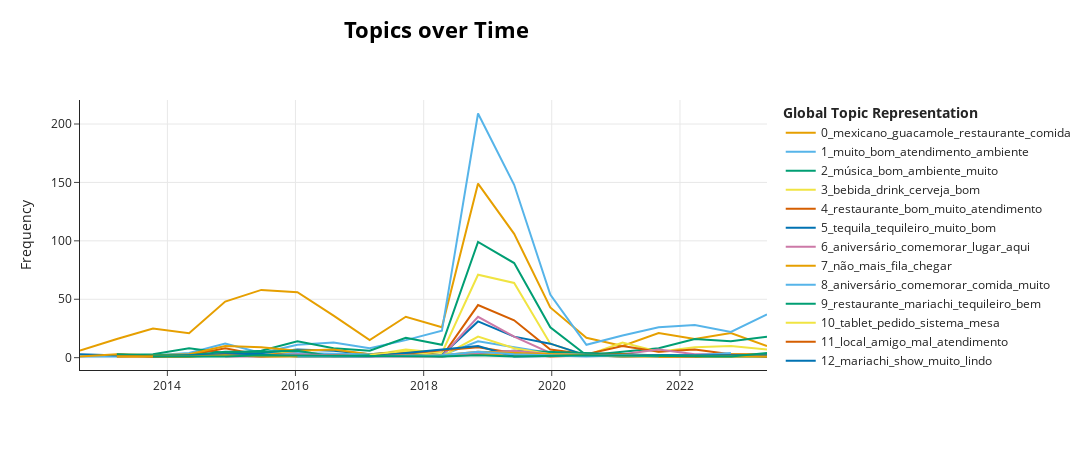

Source (notebook cell):
### Code cell
topic_model.visualize_topics_over_time(topics_over_time, top_n_topics=20)

### Figure 1 — Plotly figure (JSON) as saved in the notebook; plotly's stock layout.template omitted (floating-point values rounded to 4 significant figures)
{"data": [{"hoverinfo": "text", "hovertext": ["<b>Topic 0</b><br>Words: mexicano, restaurante, não, tocar, comida", "<b>Topic 0</b><br>Words: mexicano, mais, restaurante, guacamole, já", "<b>Topic 0</b><br>Words: mexicano, restaurante, mais, guacamole, comida", "<b>Topic 0</b><br>Words: mexicano, comida, mais, guacamole, excelente", "<b>Topic 0</b><br>Words: mexicano, mais, restaurante, comida, guacamole", "<b>Topic 0</b><br>Words: mexicano, mais, guacamole, comida, restaurante", "<b>Topic 0</b><br>Words: mexicano, restaurante, mais, bom, comida", "<b>Topic 0</b><br>Words: mexicano, guacamole, restaurante, mais, comida", "<b>Topic 0</b><br>Words: mexicano, restaurante, comida, mais, música", "<b>Topic 0</b><br>Words: mexicano, mais, guacamole, restaurante, comida", "<b>Topic 0</b><br>Words: mexicano, guacamole, restaurante, mais, comida", "<b>Topic 0</b><br>Words: mexicano, guacamole, bom, comida, muito", "<b>Topic 0</b><br>Words: mexicano, guacamole, bom, comida, restaurante", "<b>Topic 0</b><br>Words: mexicano, guacamole, bom, comida, restaurante", "<b>Topic 0</b><br>Words: mexicano, restaurante, comida, guacamole, muito", "<b>Topic 0</b><br>Words: mexicano, guacamole, comida, experiência, maria", "<b>Topic 0</b><br>Words: mexicano, guacamole, restaurante, bom, mariachi", "<b>Topic 0</b><br>Words: mexicano, guacamole, bem, atendimento, experiência", "<b>Topic 0</b><br>Words: mexicano, bom, guacamole, comida, restaurante", "<b>Topic 0</b><br>Words: mexicano, sabor, bem, ambiente, cozinha"], "marker": {"color": "#E69F00"}, "mode": "lines", "name": "0_mexicano_guacamole_restaurante_comida", "type": "scatter", "x": ["2012-08-20T21:10:04.800000", "2013-03-18T21:36:00", "2013-10-10T19:12:00", "2014-05-04T16:48:00", "2014-11-26T14:24:00", "2015-06-20T12:00:00", "2016-01-12T09:36:00", "2016-08-05T07:12:00", "2017-02-27T04:48:00", "2017-09-21T02:24:00", "2018-04-15T00:00:00", "2018-11-06T21:36:00", "2019-05-31T19:12:00", "2019-12-23T16:48:00", "2020-07-16T14:24:00", "2021-02-07T12:00:00", "2021-09-01T09:36:00", "2022-03-26T07:12:00", "2022-10-18T04:48:00", "2023-05-12T02:24:00"], "y": [6, 16, 25, 21, 48, 58, 56, 36, 15, 35, 26, 149, 106, 43, 17, 10, 21, 16, 21, 10]}, {"hoverinfo": "text", "hovertext": ["<b>Topic 1</b><br>Words: propiciar, inevitável, treinar, drinque, tornar", "<b>Topic 1</b><br>Words: rolar, ida, turma, duvida, colorir", "<b>Topic 1</b><br>Words: arcaico, ligeira, esperto, excesso, oscilação", "<b>Topic 1</b><br>Words: caipevodka, tangerina, decepcionei, fruta, vermelho", "<b>Topic 1</b><br>Words: bom, muito, atendimento, comida, bem", "<b>Topic 1</b><br>Words: covert, salao, lugar, muito, artistico", "<b>Topic 1</b><br>Words: bom, local, muito, comida, preço", "<b>Topic 1</b><br>Words: bom, muito, atendimento, comida, bem", "<b>Topic 1</b><br>Words: bom, muito, atendimento, não, casa", "<b>Topic 1</b><br>Words: muito, lugar, bom, bem, atendimento", "<b>Topic 1</b><br>Words: muito, bom, lugar, recomendar, atendimento", "<b>Topic 1</b><br>Words: bom, muito, atendimento, lugar, ambiente", "<b>Topic 1</b><br>Words: muito, bom, atendimento, lugar, excelente", "<b>Topic 1</b><br>Words: muito, bom, atendimento, agradável, lugar", "<b>Topic 1</b><br>Words: ambiente, agradável, adepto, muito, regra", "<b>Topic 1</b><br>Words: muito, bom, atendimento, ambiente, comida", "<b>Topic 1</b><br>Words: bom, atendimento, muito, ambiente, comida", "<b>Topic 1</b><br>Words: muito, atendimento, bom, certeza, ambiente", "<b>Topic 1</b><br>Words: muito, legal, atendimento, bom, matheu", "<b>Topic 1</b><br>Words: atendimento, muito, bom, comida, ambiente"], "marker": {"color": "#56B4E9"}, "mode": "lines", "name": "1_muito_bom_atendimento_ambiente", "type": "scatter", "x": ["2012-08-20T21:10:04.800000", "2013-03-18T21:36:00", "2013-10-10T19:12:00", "2014-05-04T16:48:00", "2014-11-26T14:24:00", "2015-06-20T12:00:00", "2016-01-12T09:36:00", "2016-08-05T07:12:00", "2017-02-27T04:48:00", "2017-09-21T02:24:00", "2018-04-15T00:00:00", "2018-11-06T21:36:00", "2019-05-31T19:12:00", "2019-12-23T16:48:00", "2020-07-16T14:24:00", "2021-02-07T12:00:00", "2021-09-01T09:36:00", "2022-03-26T07:12:00", "2022-10-18T04:48:00", "2023-05-12T02:24:00"], "y": [1, 1, 2, 4, 12, 4, 11, 13, 8, 15, 23, 209, 148, 54, 11, 19, 26, 28, 22, 37]}, {"hoverinfo": "text", "hovertext": ["<b>Topic 2</b><br>Words: alcançar, jovem, publico, país, menu", "<b>Topic 2</b><br>Words: musica, mesa, tequileiro, conseguir, discontrair", "<b>Topic 2</b><br>Words: música, bom, vivo, muito, amigo", "<b>Topic 2</b><br>Words: música, estiver, performance, restaurabte, barra", "<b>Topic 2</b><br>Words: música, músico, local, animar, excelente", "<b>Topic 2</b><br>Words: música, muito, ambiente, comida, musica", "<b>Topic 2</b><br>Words: música, trazir, maravilhoso, músico, bem", "<b>Topic 2</b><br>Words: música, bom, animar, mais, muito", "<b>Topic 2</b><br>Words: música, bom, ambiente, animar, muito", "<b>Topic 2</b><br>Words: música, ambiente, vasto, bom, nota", "<b>Topic 2</b><br>Words: música, bom, musica, muito, ambiente", "<b>Topic 2</b><br>Words: música, bom, ambiente, atendimento, muito", "<b>Topic 2</b><br>Words: música, bom, muito, vivo, ambiente", "<b>Topic 2</b><br>Words: admirado, destrair, rotina, rsrs, música", "<b>Topic 2</b><br>Words: música, ambientemo, educadaaaaa, ameir, rolar", "<b>Topic 2</b><br>Words: música, conhecer, comida, atendimento, vez", "<b>Topic 2</b><br>Words: música, muito, comer, bom, atencioso", "<b>Topic 2</b><br>Words: música, atendimento, bom, musica, ambiente", "<b>Topic 2</b><br>Words: música, ambiente, bom, muito, maravilhoso"], "marker": {"color": "#009E73"}, "mode": "lines", "name": "2_música_bom_ambiente_muito", "type": "scatter", "x": ["2013-03-18T21:36:00", "2013-10-10T19:12:00", "2014-05-04T16:48:00", "2014-11-26T14:24:00", "2015-06-20T12:00:00", "2016-01-12T09:36:00", "2016-08-05T07:12:00", "2017-02-27T04:48:00", "2017-09-21T02:24:00", "2018-04-15T00:00:00", "2018-11-06T21:36:00", "2019-05-31T19:12:00", "2019-12-23T16:48:00", "2020-07-16T14:24:00", "2021-02-07T12:00:00", "2021-09-01T09:36:00", "2022-03-26T07:12:00", "2022-10-18T04:48:00", "2023-05-12T02:24:00"], "y": [2, 3, 8, 4, 6, 14, 8, 6, 17, 11, 99, 81, 26, 2, 5, 8, 16, 14, 18]}, {"hoverinfo": "text", "hovertext": ["<b>Topic 3</b><br>Words: personalisar, decorado, apresentação, muito, noite", "<b>Topic 3</b><br>Words: jovem, baixo, carta, petisco, cerveja", "<b>Topic 3</b><br>Words: chalupar, entillar, acompanhamento, cobr, pedir", "<b>Topic 3</b><br>Words: ponto, bebida, comercial, crítico, zona", "<b>Topic 3</b><br>Words: drink, bem, bebida, muito, lugar", "<b>Topic 3</b><br>Words: maritaca, morrer, pespecial, saudade, genro", "<b>Topic 3</b><br>Words: porta, hour, happy, apesar, garantir", "<b>Topic 3</b><br>Words: bebida, cerveja, muito, ambiente, drink", "<b>Topic 3</b><br>Words: bebida, indico, junina, arejar, afastar", "<b>Topic 3</b><br>Words: bebida, drink, bom, gelar, comer", "<b>Topic 3</b><br>Words: bebida, gelar, cerveja, atendimento, bom", "<b>Topic 3</b><br>Words: bebida, comer, bem, noite, bom", "<b>Topic 3</b><br>Words: drink, futebol, recomento, atmosfera, hour", "<b>Topic 3</b><br>Words: cerveja, bebida, drink, muito, atendimento", "<b>Topic 3</b><br>Words: drink, estivermos, dedicatória, taoer, acessivel", "<b>Topic 3</b><br>Words: bebida, bom, drink, muito, atendimento", "<b>Topic 3</b><br>Words: bebida, drink, atendente, bom, noite", "<b>Topic 3</b><br>Words: bebida, drink, otimo, dedicação, atendimento"], "marker": {"color": "#F0E442"}, "mode": "lines", "name": "3_bebida_drink_cerveja_bom", "type": "scatter", "x": ["2013-10-10T19:12:00", "2014-05-04T16:48:00", "2014-11-26T14:24:00", "2015-06-20T12:00:00", "2016-01-12T09:36:00", "2016-08-05T07:12:00", "2017-02-27T04:48:00", "2017-09-21T02:24:00", "2018-04-15T00:00:00", "2018-11-06T21:36:00", "2019-05-31T19:12:00", "2019-12-23T16:48:00", "2020-07-16T14:24:00", "2021-02-07T12:00:00", "2021-09-01T09:36:00", "2022-03-26T07:12:00", "2022-10-18T04:48:00", "2023-05-12T02:24:00"], "y": [1, 1, 2, 2, 6, 1, 2, 7, 4, 71, 64, 12, 2, 13, 5, 9, 10, 7]}, {"hoverinfo": "text", "hovertext": ["<b>Topic 4</b><br>Words: restaurante, sobremesa, chão, bonito, barata", "<b>Topic 4</b><br>Words: conferir, valer, bacano, restaurante, também", "<b>Topic 4</b><br>Words: quanto, casal, jantar, tanto, restaurante", "<b>Topic 4</b><br>Words: restaurante, bom, mais, querer, muito", "<b>Topic 4</b><br>Words: restaurante, reino, exagerado, seca, restante", "<b>Topic 4</b><br>Words: restaurante, levar, primeiro, conhecimento, tatiano", "<b>Topic 4</b><br>Words: envolver, restaurante, receber, quanto, entretenimento", "<b>Topic 4</b><br>Words: errar, unidade, animado, botânico, jardim", "<b>Topic 4</b><br>Words: restaurante, ficar, parado, localidade, assustar", "<b>Topic 4</b><br>Words: disponibilizar, foto, localizar, bonito, ameir", "<b>Topic 4</b><br>Words: restaurante, bom, muito, recomendar, excelente", "<b>Topic 4</b><br>Words: restaurante, bom, atendimento, muito, comida", "<b>Topic 4</b><br>Words: restaurante, andrér, muito, atendimento, exerceste", "<b>Topic 4</b><br>Words: restaurante, oleosa, obcar, quesadillas, date", "<b>Topic 4</b><br>Words: restaurante, muito, maria, bom, espetacular", "<b>Topic 4</b><br>Words: restaurante, além, experiência, muito, surpreendir", "<b>Topic 4</b><br>Words: restaurante, atendimento, sempre, impecável, bom", "<b>Topic 4</b><br>Words: restaurante, joinville, kayhan, comidaaaaa, organizadooo", "<b>Topic 4</b><br>Words: restaurante, gostsa, divulgar, futuro, vibe"], "marker": {"color": "#D55E00"}, "mode": "lines", "name": "4_restaurante_bom_muito_atendimento", "type": "scatter", "x": ["2013-03-18T21:36:00", "2013-10-10T19:12:00", "2014-05-04T16:48:00", "2014-11-26T14:24:00", "2015-06-20T12:00:00", "2016-01-12T09:36:00", "2016-08-05T07:12:00", "2017-02-27T04:48:00", "2017-09-21T02:24:00", "2018-04-15T00:00:00", "2018-11-06T21:36:00", "2019-05-31T19:12:00", "2019-12-23T16:48:00", "2020-07-16T14:24:00", "2021-02-07T12:00:00", "2021-09-01T09:36:00", "2022-03-26T07:12:00", "2022-10-18T04:48:00", "2023-05-12T02:24:00"], "y": [3, 1, 2, 8, 2, 4, 2, 1, 4, 1, 45, 32, 7, 3, 10, 5, 7, 3, 3]}, {"hoverinfo": "text", "hovertext": ["<b>Topic 5</b><br>Words: tequila, tequileiro, noite, equl, duro", "<b>Topic 5</b><br>Words: pês, marichi, shots, tequila, drinque", "<b>Topic 5</b><br>Words: perceber, feito, cuidado, quando, alegre", "<b>Topic 5</b><br>Words: tequila, retirada, omissar, intransigente, autorizar", "<b>Topic 5</b><br>Words: tequila, carde, cantanr, rsrs, agitar", "<b>Topic 5</b><br>Words: tequila, real, oferecer, mesa, base", "<b>Topic 5</b><br>Words: tequila, tequileiro, mariachi, bem, preparar", "<b>Topic 5</b><br>Words: tequila, tequileiro, super, divertido, muito", "<b>Topic 5</b><br>Words: tequila, tranquilidade, tontiante, louco, papo", "<b>Topic 5</b><br>Words: tequila, oferecer, média, tequileiro, tomar", "<b>Topic 5</b><br>Words: ider, tequileiro, original, engraçado, gastronomia", "<b>Topic 5</b><br>Words: tequila, tequileiro, muito, divertido, margarita", "<b>Topic 5</b><br>Words: tequila, tequileiro, muito, bom, ri", "<b>Topic 5</b><br>Words: tequila, bom, tequileiro, trapo, brabo", "<b>Topic 5</b><br>Words: camarones, queadilla, manga, pesar, chapo", "<b>Topic 5</b><br>Words: texmex, beber, sensacional, voltar, incrível", "<b>Topic 5</b><br>Words: floripa, tequila, melgir, lúcia, cavalheiro", "<b>Topic 5</b><br>Words: superb, sr, madruga, esplêndido, sensacional"], "marker": {"color": "#0072B2"}, "mode": "lines", "name": "5_tequila_tequileiro_muito_bom", "type": "scatter", "x": ["2012-08-20T21:10:04.800000", "2013-03-18T21:36:00", "2013-10-10T19:12:00", "2014-05-04T16:48:00", "2014-11-26T14:24:00", "2015-06-20T12:00:00", "2016-01-12T09:36:00", "2016-08-05T07:12:00", "2017-02-27T04:48:00", "2017-09-21T02:24:00", "2018-04-15T00:00:00", "2018-11-06T21:36:00", "2019-05-31T19:12:00", "2019-12-23T16:48:00", "2020-07-16T14:24:00", "2021-02-07T12:00:00", "2022-10-18T04:48:00", "2023-05-12T02:24:00"], "y": [3, 2, 1, 2, 3, 4, 7, 6, 3, 5, 2, 31, 18, 12, 2, 1, 3, 1]}, {"hoverinfo": "text", "hovertext": ["<b>Topic 6</b><br>Words: março, finalização, ultimo, parede, anterior", "<b>Topic 6</b><br>Words: aniversário, comemorar, abusivo, sacanagem, seguinte", "<b>Topic 6</b><br>Words: mimo, aniversariante, atendido, especial, cheio", "<b>Topic 6</b><br>Words: encheu, tabletr, aniversário, início, comemorar", "<b>Topic 6</b><br>Words: namorado, certifiquei, vantagem, desanimar, aniversário", "<b>Topic 6</b><br>Words: aniversário, comemorar, lugar, amigo, aqui", "<b>Topic 6</b><br>Words: aniversário, comemorar, amigo, ano, lugar", "<b>Topic 6</b><br>Words: comemorar, aniversário, restauranre, ilustríssimo, fevereiro", "<b>Topic 6</b><br>Words: aniversário, comemorar, chave, divertar, caracterizado", "<b>Topic 6</b><br>Words: aniversário, comemorar, amo, perfeito, aqui", "<b>Topic 6</b><br>Words: casamento, aniversário, passar, aqui, amada", "<b>Topic 6</b><br>Words: aniversário, recordação, conosco, curtir, família"], "marker": {"color": "#CC79A7"}, "mode": "lines", "name": "6_aniversário_comemorar_lugar_aqui", "type": "scatter", "x": ["2013-10-10T19:12:00", "2016-01-12T09:36:00", "2016-08-05T07:12:00", "2017-09-21T02:24:00", "2018-04-15T00:00:00", "2018-11-06T21:36:00", "2019-05-31T19:12:00", "2019-12-23T16:48:00", "2021-02-07T12:00:00", "2021-09-01T09:36:00", "2022-03-26T07:12:00", "2023-05-12T02:24:00"], "y": [1, 2, 1, 1, 1, 35, 18, 4, 3, 7, 3, 3]}, {"hoverinfo": "text", "hovertext": ["<b>Topic 7</b><br>Words: entrar, escolhido, previsão, despreparar, avisar", "<b>Topic 7</b><br>Words: reparação, moral, horroroso, descontroladamente, viajei", "<b>Topic 7</b><br>Words: ruído, objetivo, dificilmente, decente, conversa", "<b>Topic 7</b><br>Words: barulho, não, coisa, estabelecer, convenhar", "<b>Topic 7</b><br>Words: hora, mais, chegar, cream, péssimo", "<b>Topic 7</b><br>Words: não, chegar, depois, cancelar, fila", "<b>Topic 7</b><br>Words: fila, mais, sábado, esperar, cadastro", "<b>Topic 7</b><br>Words: péssimo, não, chegar, garçom, atender", "<b>Topic 7</b><br>Words: minuto, fato, razoável, tanto, mais", "<b>Topic 7</b><br>Words: minuto, não, mais, fila, hora", "<b>Topic 7</b><br>Words: servir, conseguíar, perda, vejar, adiantar", "<b>Topic 7</b><br>Words: ampliar, chamá, verbalmente, nebida, alocar", "<b>Topic 7</b><br>Words: reclamação, bebbida, qdo, poder, criativo", "<b>Topic 7</b><br>Words: não, restaurante, chegar, mesmo, mais", "<b>Topic 7</b><br>Words: funcionária, ruim, mesmo, piores, retificar", "<b>Topic 7</b><br>Words: puderem, preju, kg, comar, esturricar", "<b>Topic 7</b><br>Words: rodízio, optar, restringir, arrependemo, demora", "<b>Topic 7</b><br>Words: servir, forma, não, rodízio, chegar", "<b>Topic 7</b><br>Words: pontuação, diretriz, avaliação, ter, perfil"], "marker": {"color": "#E69F00"}, "mode": "lines", "name": "7_não_mais_fila_chegar", "type": "scatter", "x": ["2012-08-20T21:10:04.800000", "2013-03-18T21:36:00", "2013-10-10T19:12:00", "2014-05-04T16:48:00", "2014-11-26T14:24:00", "2015-06-20T12:00:00", "2016-01-12T09:36:00", "2016-08-05T07:12:00", "2017-02-27T04:48:00", "2017-09-21T02:24:00", "2018-04-15T00:00:00", "2018-11-06T21:36:00", "2019-05-31T19:12:00", "2019-12-23T16:48:00", "2021-02-07T12:00:00", "2021-09-01T09:36:00", "2022-03-26T07:12:00", "2022-10-18T04:48:00", "2023-05-12T02:24:00"], "y": [1, 3, 2, 3, 10, 9, 6, 7, 3, 5, 2, 3, 2, 4, 2, 1, 1, 3, 3]}, {"hoverinfo": "text", "hovertext": ["<b>Topic 8</b><br>Words: pimenta, aniversário, marcado, deliciar, pollo", "<b>Topic 8</b><br>Words: aniversário, viagem, já, possível, comemorar", "<b>Topic 8</b><br>Words: aniversário, comemorar, mal, célebrar, rolando", "<b>Topic 8</b><br>Words: aniversário, ontem, demorar, sogra, jessica", "<b>Topic 8</b><br>Words: aniversario, depo, morrito, happyhour, melhor", "<b>Topic 8</b><br>Words: aniversário, comemorar, muito, comida, amigo", "<b>Topic 8</b><br>Words: aniversário, comemorar, amigo, ótimo, fiz", "<b>Topic 8</b><br>Words: aniversário, beber, comemorar, amiga, ótimo", "<b>Topic 8</b><br>Words: irmã, simplesmente, notar, aniversário, top", "<b>Topic 8</b><br>Words: aniversário, ótimo, hour, happy, local", "<b>Topic 8</b><br>Words: blue, fer, aniversário, celebrar, comida", "<b>Topic 8</b><br>Words: aniversário, comemorar, rodrigo, gostamo, fazer"], "marker": {"color": "#56B4E9"}, "mode": "lines", "name": "8_aniversário_comemorar_comida_muito", "type": "scatter", "x": ["2014-11-26T14:24:00", "2015-06-20T12:00:00", "2016-01-12T09:36:00", "2017-09-21T02:24:00", "2018-04-15T00:00:00", "2018-11-06T21:36:00", "2019-05-31T19:12:00", "2019-12-23T16:48:00", "2021-02-07T12:00:00", "2021-09-01T09:36:00", "2022-03-26T07:12:00", "2022-10-18T04:48:00"], "y": [2, 1, 4, 2, 2, 14, 9, 4, 1, 2, 2, 4]}, {"hoverinfo": "text", "hovertext": ["<b>Topic 9</b><br>Words: tequileiro, real, ter, restaurante, mariachi", "<b>Topic 9</b><br>Words: mariachi, gostosíssimo, encaixar, arrumado, impacto", "<b>Topic 9</b><br>Words: obter, interminável, mariachi, tequileiro, problema", "<b>Topic 9</b><br>Words: restaurante, solteira, despedida, circular, mais", "<b>Topic 9</b><br>Words: restaurante, mariachi, mais, grande, tequileiro", "<b>Topic 9</b><br>Words: restaurante, mariachi, bem, mais, animação", "<b>Topic 9</b><br>Words: lindar, divertar, reservar, tempo, mariachi", "<b>Topic 9</b><br>Words: restaurante, preço, ótimos, corona, método", "<b>Topic 9</b><br>Words: otimaaas, gostosa, agitar, se, presença", "<b>Topic 9</b><br>Words: restaurante, diferencial, grande, taverna, espetacularmente", "<b>Topic 9</b><br>Words: restaurante, bem, quesadilla, noite, bar", "<b>Topic 9</b><br>Words: ecom, geladíssimo, caprichosamente, chopp, mariatis", "<b>Topic 9</b><br>Words: 2022, concorrer, abril, haver, retornar", "<b>Topic 9</b><br>Words: cool, uva, suco, vazio, estar"], "marker": {"color": "#009E73"}, "mode": "lines", "name": "9_restaurante_mariachi_tequileiro_bem", "type": "scatter", "x": ["2013-03-18T21:36:00", "2013-10-10T19:12:00", "2014-05-04T16:48:00", "2014-11-26T14:24:00", "2015-06-20T12:00:00", "2016-01-12T09:36:00", "2016-08-05T07:12:00", "2017-09-21T02:24:00", "2018-04-15T00:00:00", "2018-11-06T21:36:00", "2019-05-31T19:12:00", "2021-09-01T09:36:00", "2022-03-26T07:12:00", "2023-05-12T02:24:00"], "y": [3, 2, 2, 5, 5, 6, 1, 3, 1, 4, 6, 2, 1, 1]}, {"hoverinfo": "text", "hovertext": ["<b>Topic 10</b><br>Words: pedido, tablet, lançar, esclarecer, dosar", "<b>Topic 10</b><br>Words: tablet, pedido, através, sistema, garçom", "<b>Topic 10</b><br>Words: servićo, tablet, sistema, diferenciar, decoração", "<b>Topic 10</b><br>Words: tablet, pedido, sistema, fazer, digital", "<b>Topic 10</b><br>Words: tablet, pedido, solicitação, através, sistema", "<b>Topic 10</b><br>Words: tablet, pedido, facilitar, imediato, coder", "<b>Topic 10</b><br>Words: atrativo, tablet, bacano, boa, bem", "<b>Topic 10</b><br>Words: tablet, lindoooo, imagem, pedido, descrição", "<b>Topic 10</b><br>Words: fartar, digital, eficiente, rápido, experiência"], "marker": {"color": "#F0E442"}, "mode": "lines", "name": "10_tablet_pedido_sistema_mesa", "type": "scatter", "x": ["2017-02-27T04:48:00", "2017-09-21T02:24:00", "2018-04-15T00:00:00", "2018-11-06T21:36:00", "2019-05-31T19:12:00", "2019-12-23T16:48:00", "2021-09-01T09:36:00", "2022-03-26T07:12:00", "2022-10-18T04:48:00"], "y": [2, 6, 1, 18, 8, 3, 1, 2, 1]}, {"hoverinfo": "text", "hovertext": ["<b>Topic 11</b><br>Words: graça, filial, rodar, meso, delícia", "<b>Topic 11</b><br>Words: tudoooo, avaliar, preferido, esquecer, marido", "<b>Topic 11</b><br>Words: mes, maio, trabalho, conversar, comido", "<b>Topic 11</b><br>Words: lotado, cliente, desencontro, hrs, numero", "<b>Topic 11</b><br>Words: resumar, lentidão, checkin, chameir, tentativa", "<b>Topic 11</b><br>Words: péssimo, levantar, mariatés, balcão, preciso", "<b>Topic 11</b><br>Words: esplêndir, hahahaha, alexandro, cris, arnaldo", "<b>Topic 11</b><br>Words: vitor, lover, local, casa, show", "<b>Topic 11</b><br>Words: dotro, ameeeiii, topss, aq, maravilhosaaal", "<b>Topic 11</b><br>Words: saudação, requintar, limpar, ambientar, torno", "<b>Topic 11</b><br>Words: ilumivao, cr, pica, lugarzinho, eh", "<b>Topic 11</b><br>Words: grupo, surreal, junto, cantor, parabéns", "<b>Topic 11</b><br>Words: saber, crl, receba, tropar, gringa", "<b>Topic 11</b><br>Words: matheu, andar, local, atendir, notar", "<b>Topic 11</b><br>Words: ameir, local, amigo, mal, atendimento"], "marker": {"color": "#D55E00"}, "mode": "lines", "name": "11_local_amigo_mal_atendimento", "type": "scatter", "x": ["2013-03-18T21:36:00", "2013-10-10T19:12:00", "2014-05-04T16:48:00", "2014-11-26T14:24:00", "2015-06-20T12:00:00", "2016-08-05T07:12:00", "2017-02-27T04:48:00", "2018-11-06T21:36:00", "2019-05-31T19:12:00", "2019-12-23T16:48:00", "2021-02-07T12:00:00", "2021-09-01T09:36:00", "2022-03-26T07:12:00", "2022-10-18T04:48:00", "2023-05-12T02:24:00"], "y": [1, 1, 1, 3, 1, 2, 1, 9, 4, 1, 3, 1, 1, 2, 1]}, {"hoverinfo": "text", "hovertext": ["<b>Topic 12</b><br>Words: decoraçãor, mariachi, chegueir, então, precisar", "<b>Topic 12</b><br>Words: mariachi, saborear, peña, realocar, achar", "<b>Topic 12</b><br>Words: mariachi, show, 20h30, achar, interage", "<b>Topic 12</b><br>Words: show, inteiro, iluminação, mariachi, segurança", "<b>Topic 12</b><br>Words: menção, especial, merecer, mariachi, domingo", "<b>Topic 12</b><br>Words: mariachi, animar, ambiente, qualidade, show", "<b>Topic 12</b><br>Words: perfeitoooooo, animadosss, luca, mariachi, amo", "<b>Topic 12</b><br>Words: mariachi, lindo, apetitoso, adorar, prato", "<b>Topic 12</b><br>Words: mariachi, adoreeeei, bolo, cereja, tamanho", "<b>Topic 12</b><br>Words: mariachi, perfeitooos, corte, sonzeiro, los"], "marker": {"color": "#0072B2"}, "mode": "lines", "name": "12_mariachi_show_muito_lindo", "type": "scatter", "x": ["2013-10-10T19:12:00", "2014-11-26T14:24:00", "2015-06-20T12:00:00", "2016-01-12T09:36:00", "2017-02-27T04:48:00", "2018-11-06T21:36:00", "2019-05-31T19:12:00", "2021-02-07T12:00:00", "2022-03-26T07:12:00", "2023-05-12T02:24:00"], "y": [1, 3, 3, 1, 1, 10, 1, 2, 2, 2]}, {"hoverinfo": "text", "hovertext": ["<b>Topic 13</b><br>Words: precinho, brincalhão, razoável, muito, comemorar", "<b>Topic 13</b><br>Words: saborosa, musica, festivo, retornar, data", "<b>Topic 13</b><br>Words: aniversário, dançar, vivo, música, comemorar", "<b>Topic 13</b><br>Words: excessivamente, apropriar, aniversário, comemorar, músico", "<b>Topic 13</b><br>Words: comemorar, aniversário, reunioe, ambjente, amigo", "<b>Topic 13</b><br>Words: amiga, ótimos, decorar, aniversário, noite", "<b>Topic 13</b><br>Words: comemorar, aniversário, música, ponto, allison", "<b>Topic 13</b><br>Words: aniversário, comemorar, música, espaço, prazeroso", "<b>Topic 13</b><br>Words: aniversário, música, discoteca, ato, agrafabilissimo", "<b>Topic 13</b><br>Words: comemoramos, segunda, acolhedor, feira, vivo"], "marker": {"color": "#CC79A7"}, "mode": "lines", "name": "13_aniversário_comemorar_música_vivo", "type": "scatter", "x": ["2014-11-26T14:24:00", "2015-06-20T12:00:00", "2016-01-12T09:36:00", "2017-02-27T04:48:00", "2017-09-21T02:24:00", "2018-04-15T00:00:00", "2018-11-06T21:36:00", "2019-05-31T19:12:00", "2019-12-23T16:48:00", "2022-03-26T07:12:00"], "y": [1, 1, 3, 1, 2, 1, 4, 6, 3, 1]}, {"hoverinfo": "text", "hovertext": ["<b>Topic 14</b><br>Words: tequilero, acompanhar, cardapio, aniversario, mesa", "<b>Topic 14</b><br>Words: mariacho, andar, lotado, gelada, comemorar", "<b>Topic 14</b><br>Words: muitooo, problema, lotar, aniversário, custo", "<b>Topic 14</b><br>Words: aniversário, leveir, irmão, vestuário, estender", "<b>Topic 14</b><br>Words: risar, papo, silêncio, acessível, lado", "<b>Topic 14</b><br>Words: divertemr, medida, amplo, certo, variado", "<b>Topic 14</b><br>Words: comemorar, aniversário, tablet, recebir, funcional", "<b>Topic 14</b><br>Words: aniversário, restaurante, comemorar, veze, primo", "<b>Topic 14</b><br>Words: aniversario, restaurante, aniversário, comemorar, atendido", "<b>Topic 14</b><br>Words: cerveja, comemorar, tequila, aniversário, bom", "<b>Topic 14</b><br>Words: impecável, comemorar, aniversário, incrível, decoração", "<b>Topic 14</b><br>Words: agendamento, simples, site, prático, antes"], "marker": {"color": "#E69F00"}, "mode": "lines", "name": "14_aniversário_comemorar_restaurante_bem", "type": "scatter", "x": ["2013-03-18T21:36:00", "2013-10-10T19:12:00", "2014-05-04T16:48:00", "2014-11-26T14:24:00", "2015-06-20T12:00:00", "2016-08-05T07:12:00", "2018-04-15T00:00:00", "2018-11-06T21:36:00", "2019-05-31T19:12:00", "2021-02-07T12:00:00", "2021-09-01T09:36:00", "2023-05-12T02:24:00"], "y": [1, 1, 1, 2, 1, 1, 2, 5, 4, 1, 1, 1]}, {"hoverinfo": "text", "hovertext": ["<b>Topic 15</b><br>Words: generoso, comemoração, ideal, boa, família", "<b>Topic 15</b><br>Words: finais, feiro, semana, festejar, acreditar", "<b>Topic 15</b><br>Words: lugar, comemoração, aconchegante, camborir, feriado", "<b>Topic 15</b><br>Words: comemoração, lugar, amigo, meua, comemorar", "<b>Topic 15</b><br>Words: comemoração, amigo, ideal, divertido, boa", "<b>Topic 15</b><br>Words: par, repleto, romântico, confortável, até", "<b>Topic 15</b><br>Words: ocasiao, lugar, comemorar, maravilhoso, justo", "<b>Topic 15</b><br>Words: comemoração, aconchegante, clima, perfeito, incrível"], "marker": {"color": "#56B4E9"}, "mode": "lines", "name": "15_comemoração_lugar_amigo_comemorar", "type": "scatter", "x": ["2016-01-12T09:36:00", "2017-02-27T04:48:00", "2018-04-15T00:00:00", "2018-11-06T21:36:00", "2019-05-31T19:12:00", "2020-07-16T14:24:00", "2021-02-07T12:00:00", "2021-09-01T09:36:00"], "y": [1, 1, 2, 5, 3, 1, 2, 1]}, {"hoverinfo": "text", "hovertext": ["<b>Topic 16</b><br>Words: nacho, burrito, efetivamente, corresponder, descrição", "<b>Topic 16</b><br>Words: chilli, burrito, muiiitooo, quarta, excelência", "<b>Topic 16</b><br>Words: burrito, taco, fantástico, alcoólico, loucura", "<b>Topic 16</b><br>Words: toooop, peçar, quesadilha, mojito, churro", "<b>Topic 16</b><br>Words: burrito, peixe, saboroso, servida, chapa", "<b>Topic 16</b><br>Words: honesto, fartar, server, nacho, porção", "<b>Topic 16</b><br>Words: burrito, mignon, rodízio, opinar, ingrediente", "<b>Topic 16</b><br>Words: frio, óleo, sequer, velho, não", "<b>Topic 16</b><br>Words: burrito, boms, kaylene, mojito, taco"], "marker": {"color": "#009E73"}, "mode": "lines", "name": "16_burrito_nacho_taco_prato", "type": "scatter", "x": ["2013-10-10T19:12:00", "2014-11-26T14:24:00", "2015-06-20T12:00:00", "2018-04-15T00:00:00", "2018-11-06T21:36:00", "2019-05-31T19:12:00", "2020-07-16T14:24:00", "2022-10-18T04:48:00", "2023-05-12T02:24:00"], "y": [1, 1, 2, 1, 2, 1, 2, 1, 4]}], "layout": {"height": 450, "hoverlabel": {"bgcolor": "white", "font": {"family": "Rockwell", "size": 16}}, "legend": {"title": {"text": "<b>Global Topic Representation"}}, "title": {"font": {"color": "Black", "size": 22}, "text": "<b>Topics over Time</b>", "x": 0.4, "xanchor": "center", "y": 0.95, "yanchor": "top"}, "width": 1250, "xaxis": {"showgrid": true}, "yaxis": {"showgrid": true, "title": {"text": "Frequency"}}}}
